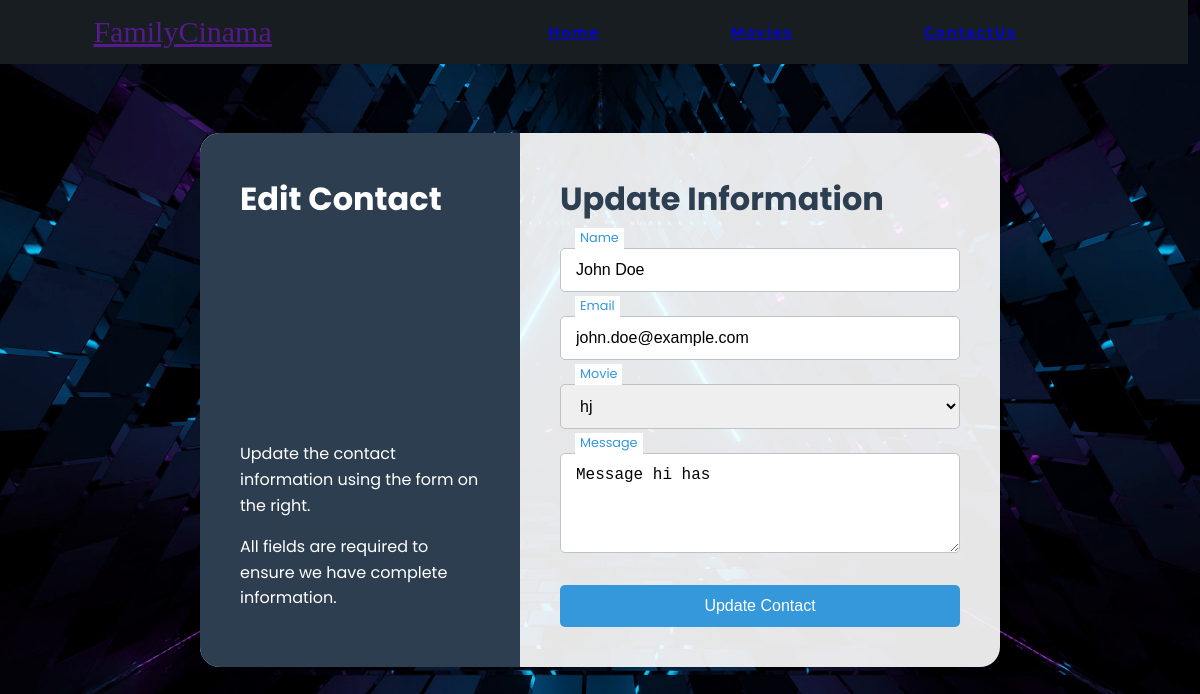
The page /contact_us/updatec.php?id=3 on the database as committed earlier.
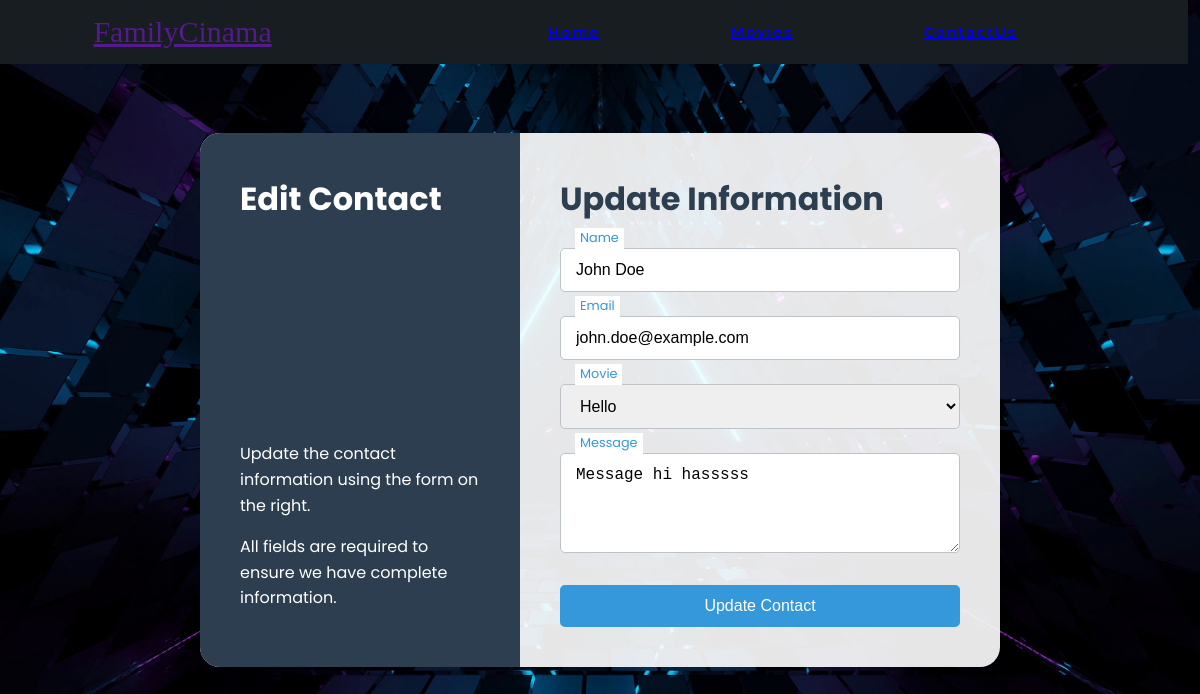
The same page on the database as committed later.
### tables this page shows
CREATE TABLE `contact` (
  `id` int(10) NOT NULL,
  `name` varchar(32) NOT NULL,
  `email` varchar(32) NOT NULL,
  `movie` varchar(500) NOT NULL,
  `message` varchar(256) NOT NULL
);

CREATE TABLE `movies` (
  `id` int(11) NOT NULL,
  `title` varchar(150) NOT NULL,
  `price` int(11) NOT NULL,
  `duration` varchar(500) NOT NULL,
  `category` varchar(20) NOT NULL,
  `description` varchar(500) NOT NULL,
  `photo` longblob NOT NULL
);

### contact_us/updatec.php (the view, shortened to what this page needs)
<?php include '../header2.php'; ?>
<!DOCTYPE html>
<html lang="en">
<head>
    <link rel="stylesheet" type="text/css" href="add.css">
</head>
<body>
    <div class="edit-container">
        <div class="edit-info">
            <h2>Edit Contact</h2>
            <div class="info-content">
                <p>Update the contact information using the form on the right.</p>
                <p>All fields are required to ensure we have complete information.</p>
            </div>
        </div>
        <div class="edit-form">
            <h2>Update Information</h2>
            <?php
            include '../dbh.php';
            if ($_SERVER['REQUEST_METHOD'] === 'GET' && isset($_GET['id'])) {
                $id = $_GET['id'];
                $query = "SELECT * FROM contact WHERE id = ?";
                $stmt = mysqli_prepare($conn, $query);
                mysqli_stmt_bind_param($stmt, "i", $id);
                mysqli_stmt_execute($stmt);
                $result = mysqli_stmt_get_result($stmt);
                $row = mysqli_fetch_assoc($result);
                if ($row) {
                    $moviequery = "SELECT title FROM movies";
                    $moviestmt = mysqli_prepare($conn, $moviequery);
                    mysqli_stmt_execute($moviestmt);
                    $movieresult = mysqli_stmt_get_result($moviestmt);
                    echo '<form action="updatec.php" method="post">
                        <input type="hidden" name="feedback_id" value="' . $row['id'] . '">
                        <div class="form-group">
                            <input type="text" id="name" name="name" value="' . htmlspecialchars($row['name']) . '" required>
                            <label for="name">Name</label>
                        </div>
                        <div class="form-group">
                            <input type="email" id="email" name="email" value="' . htmlspecialchars($row['email']) . '" required>
                            <label for="email">Email</label>
                        </div>
                        <div class="form-group">
                            <select id="movie" name="movie" required>';
                            while ($movie = mysqli_fetch_assoc($movieresult)) {
                                echo '<option value="' . htmlspecialchars($movie['title']) . '"';
                                if ($row['movie'] == $movie['title']) {
                                    echo ' selected';
                                }
                                echo '>' . htmlspecialchars($movie['title']) . '</option>';
                            }
                    echo '</select>
                            <label for="movie">Movie</label>
                        </div>
                        <div class="form-group">
                            <textarea id="message" name="message" rows="4" required>' . htmlspecialchars($row['message']) . '</textarea>
                            <label for="message">Message</label>
                        </div>
                        <button type="submit" name="submit">Update Contact</button>
                    </form>';
                } else {
                    echo '<p>Contact entry not found.</p>';
                }
            }
            ?>
        </div>
    </div>
</body>
</html>

Rows that differ between the two databases and show on the page:
changed contact "John Doe": message "Message hi has" → "Message hi hasssss"; movie "hj" → (not shown)
Other text that changed with them:
form field movie: (not shown) → "Hello"
